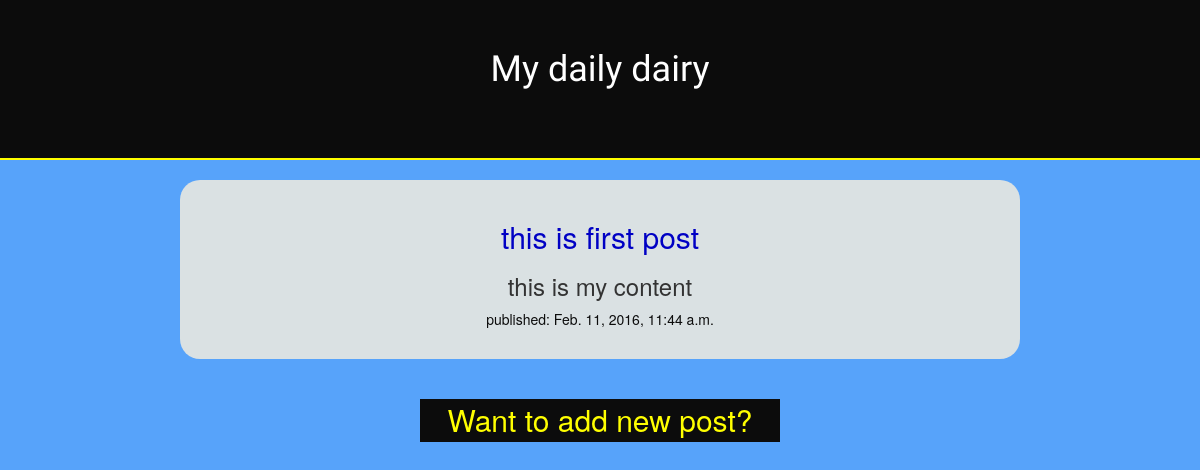
Page /blog/ on the earlier database version.
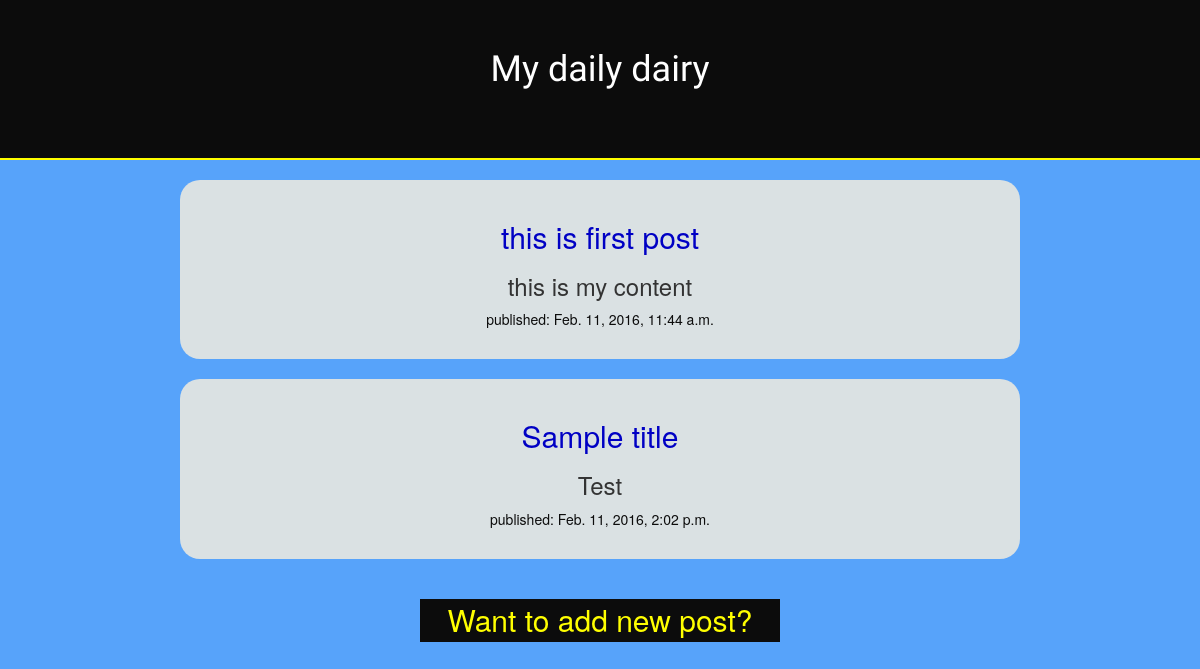
Same page on the later database version.
### blog/models.py (models this page shows, shortened)
class Post(models.Model):
    author = models.ForeignKey('auth.User')
    title = models.CharField(max_length=200)
    post_content = models.TextField()
    created_date = models.DateTimeField(default = timezone.now)
    pub_date = models.DateTimeField(blank = True)

### blog/views.py (the view)
# urls.py: url(r'', views.index, name='index'),
def index(request):
    p = Post.objects.all()
    template = loader.get_template('blog/index.html')
    context = {
        'posts': p,
    }
    return HttpResponse(template.render(context, request))

### blog/templates/blog/index.html
{% extends 'blog/base.html' %}
{% block content %}
{% for post in posts %}
    <div class="posts">
        <h2>{{ post.title }}</a></h2>
        <h3>{{ post.post_content}}</h3>
        <p>published: {{ post.pub_date }}</p>
    </div>
    <br>
{% endfor %}
{% endblock %}

Differences in the rows shown:
added Post: title "Sample title", post_content "Test", pub_date "Feb. 11, 2016, 2:02 p.m."
